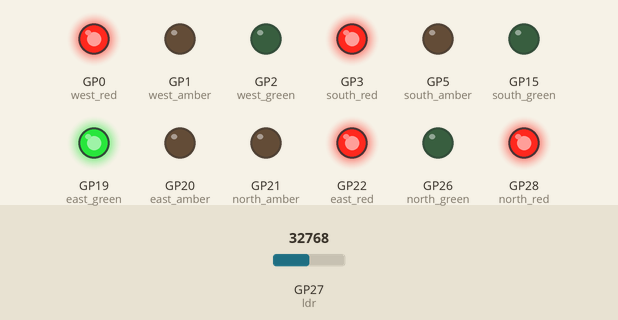
The program below on a simulated Raspberry Pi Pico running MicroPython. On the bench: output pins drawn as LEDs (lit = HIGH). Wiring (from the project's diagram.json): red LED on GP0, orange LED on GP1, green LED on GP2, red LED on GP3, orange LED on GP5, green LED on GP15, green LED on GP19, orange LED on GP20, orange LED on GP21, red LED on GP22, green LED on GP26, light sensor on GP27, red LED on GP28. Inputs (shaded band) come from the test bench; at power-on: GP27 (ldr) = 32768 (analog values on the 0–65535 scale).

Above: at 16.9 s.
17.0 s: GP27 (ldr) set to 576
At 19.7 s:
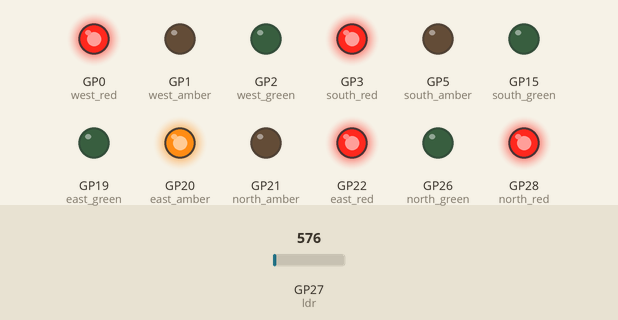
32.7 s: GP27 (ldr) set to 464
At 34.0 s:
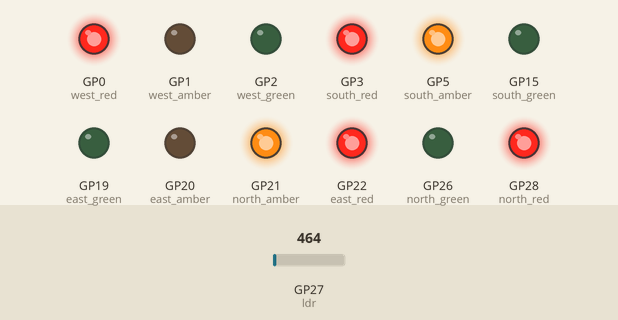
At 43.3 s:
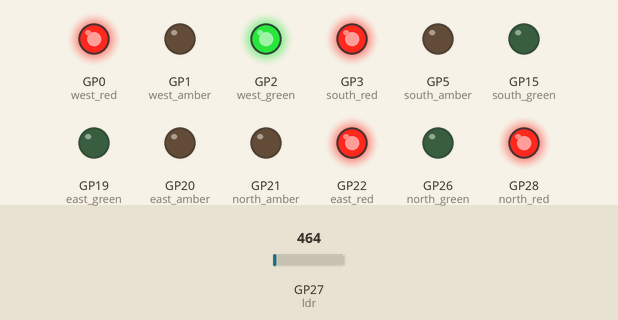
Timing chart, 0 to 54.4 s (numbered marks = the images above; inputs shaded):
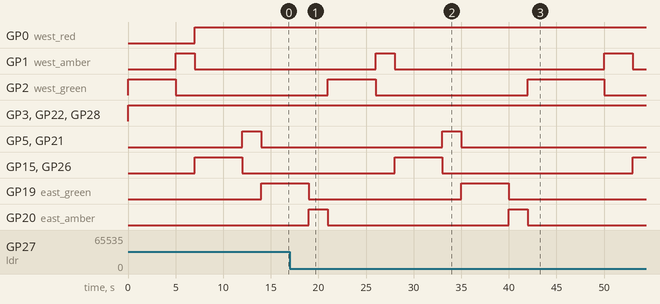

The program:

main.py
```python
from machine import Pin, ADC
import time

# Define GPIO pins for the traffic lights
# Westbound
west_red = Pin(0, Pin.OUT)
west_amber = Pin(1, Pin.OUT)
west_green = Pin(2, Pin.OUT)

# Northbound
north_red = Pin(28, Pin.OUT)
north_amber = Pin(21, Pin.OUT)
north_green = Pin(26, Pin.OUT)

# Southbound
south_red = Pin(3, Pin.OUT)
south_amber = Pin(5, Pin.OUT)
south_green = Pin(15, Pin.OUT)

# Eastbound
east_red = Pin(22, Pin.OUT)
east_amber = Pin(20, Pin.OUT)
east_green = Pin(19, Pin.OUT)

# Define pin for LDR
ldr = ADC(Pin(27))  # LDR connected to GPIO 27

# Threshold for LDR
LIGHT_THRESHOLD = 500

# Function to run the traffic light sequence
def traffic_light_sequence():
    while True:
        ldr_value = ldr.read_u16()  # Read LDR value

        if ldr_value < LIGHT_THRESHOLD:
             # NIGHT TIME
            # Step 1: Westbound Green, Eastbound Red
            west_green.on()
            east_red.on()
            north_red.on()
            south_red.on()
            time.sleep(8)  # Longer green duration at night
            west_green.off()

            # Step 2: Westbound Amber
            west_amber.on()
            time.sleep(3)  # Longer amber duration at night
            west_amber.off()

            # Step 3: North/South Green, East/West Red
            north_green.on()
            south_green.on()
            west_red.on()
            east_red.on()
            time.sleep(8)  # Longer green duration at night
            north_green.off()
            south_green.off()

            # Step 4: North/South Amber
            north_amber.on()
            south_amber.on()
            time.sleep(3)  # Longer amber duration at night
            north_amber.off()
            south_amber.off()

            # Step 5: Eastbound Green, Westbound Red
            east_green.on()
            west_red.on()
            north_red.on()
            south_red.on()
            time.sleep(8)  # Longer green duration at night
            east_green.off()

            # Step 6: Eastbound Amber
            east_amber.on()
            time.sleep(3)  # Longer amber duration at night
            east_amber.off()

        else:
             # DAY TIME
            # Step 1: Westbound Green, Eastbound Red
            west_green.on()
            east_red.on()
            north_red.on()
            south_red.on()
            time.sleep(5)  # Normal green duration
            west_green.off()

            # Step 2: Westbound Amber
            west_amber.on()
            time.sleep(2)  # Normal amber duration
            west_amber.off()

            # Step 3: North/South Green, East/West Red
            north_green.on()
            south_green.on()
            west_red.on()
            east_red.on()
            time.sleep(5)  # Normal green duration
            north_green.off()
            south_green.off()

            # Step 4: North/South Amber
            north_amber.on()
            south_amber.on()
            time.sleep(2)  # Normal amber duration
            north_amber.off()
            south_amber.off()

            # Step 5: Eastbound Green, Westbound Red
            east_green.on()
            west_red.on()
            north_red.on()
            south_red.on()
            time.sleep(5)  # Normal green duration
            east_green.off()

            # Step 6: Eastbound Amber
            east_amber.on()
            time.sleep(2)  # Normal amber duration
            east_amber.off()

# Start the traffic light sequence
traffic_light_sequence()
```

Measured:
- the behaviour switches between 512 and 496 on GP27 (ldr) (found by bisection; images 1 and 2)
- after the input at 32.7 s, GP5 (south_amber), GP21 (north_amber): goes on until 35.0 s, then stays LOW
